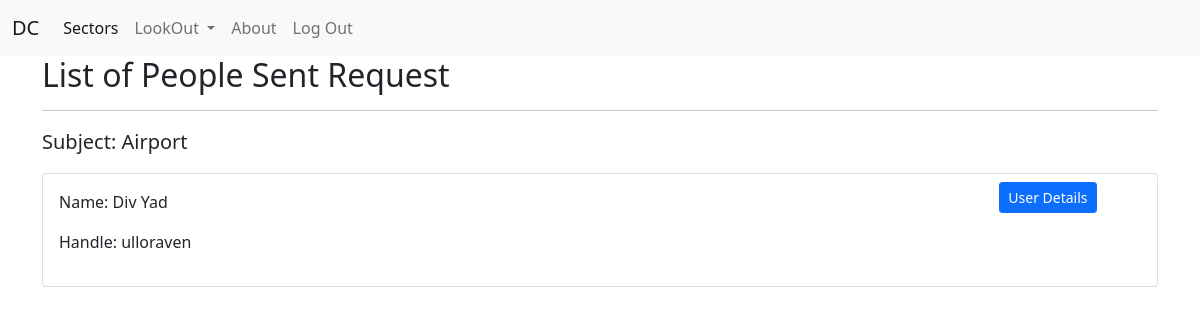
Page /list-senders/7 (signed in) on the committed database.
### connect/models.py (models this page shows, shortened)
class Request(models.Model):
    requester = models.ForeignKey(User,on_delete=models.CASCADE,blank=True,related_name='req')
    sector = models.ForeignKey(SectorField,on_delete=models.CASCADE,related_name='reqsec')
    genre = models.CharField(max_length=56,null=True,blank=True)
    subject = models.CharField(max_length=128)
    content = models.TextField()
    match_with_same_gender = models.BooleanField(default=False)
    deadline = models.DateTimeField()
    is_first_year_req = models.BooleanField(default=False)
    created_at = models.DateTimeField(auto_now_add=True)
    deleted = models.BooleanField(default=False)
    pending = models.BooleanField(default=True)
    class Meta:
        ordering = ['-created_at']

### profiles/models.py (models this page shows, shortened)
class User(AbstractUser):
    pass

### connect/views.py (the view)
# urls.py: path('list-senders/<int:id>',views.list_senders_in_request_view,name='list-senders'),
@login_required
def list_senders_in_request_view(request,id):
    req_obj = get_object_or_404(Request,pk=id)
    deadline = req_obj.deadline
    if req_obj.deleted:
        raise PermissionDenied()
    if (request.user.info.year != 1):
        if (req_obj.is_first_year_req):
            raise PermissionDenied()
    if (request.user != req_obj.requester):
        raise PermissionDenied()
    if (request.user.info.year == 1):
        if not (req_obj.is_first_year_req):
            raise PermissionDenied()
    if(req_obj.match_with_same_gender):
        if(request.user.info.gender != req_obj.requester.info.gender):
            raise PermissionDenied()
    live = datetime.datetime.now(pytz.timezone('Asia/Kolkata'))
    if not ((live.date()==deadline.date() and live.time()<deadline.time()) or(live.date()<deadline.date())):
        messages.error(request,'Deadline Exceeded!')
        req_obj.deleted = True
        req_obj.save()
        return redirect('connect:detail-request',id=req_obj.id)
    initial_req_obj,created = InitialMatchingRequest.objects.get_or_create(request=req_obj)
    req_users = initial_req_obj.req_users.all()
    final_req_obj,created1 = FinalMatchingRequest.objects.get_or_create(request=req_obj)
    final_req_users = final_req_obj.final_req_users.all()
    accepted_back = {}
    for i in req_users:
        if(i in final_req_users):
            accepted_back[i] = 1
        else:
            accepted_back[i] = 0
    context = {
        'req_obj':req_obj,
        'req_users':req_users,
        'accepted_back':accepted_back
    }
    return render(request,'connect/requesting-list.html',context=context)

### connect/templatetags/custom_filters.py (called while the page is built)
@register.filter
def get_item(dictionary, key):
    return dictionary.get(key)

### connect/templates/connect/requesting-list.html
{% extends 'base.html' %}
{% load custom_filters %}
{% block content %}
<h2>List of People Sent Request</h2>
<hr>
<p class="lead">Subject: {{req_obj.subject}}</p>
    {% for user in req_users %}
        <div class="card">
            <div class="row">
                <div class="col-lg-10 col-sm-12">
                    <div class="card-body">
                        <p>Name: {{user.first_name}} {{user.last_name}}</p>
                        <p>Handle: {{user.username}}</p>
                    </div>
                </div>
                {% if accepted_back|get_item:user %}
                    <div class="col-lg-2 col-sm-12">
                        <a class="btn btn-primary btn-sm ms-2 my-2" href="">User Details</a>
                    </div>
                {% else %}
                    <div class="col-lg-2 col-sm-12">
                        <a class="btn btn-success btn-sm ms-2 my-2" href="{% url 'connect:final-addremove' req_obj.id user.username %}">Accept Back :)</a>
                        <a class="btn btn-danger btn-sm ms-2 my-2" href="">Deny :(</a>
                    </div>
                {% endif %}
            </div>
        </div>
    {% empty %}
        <p>No Request From Any User :(</p>
    {% endfor %}
{% endblock %}

### rows in the picture
Request: subject "Airport"
User: first_name "Div", last_name "Yad", username "ulloraven", shows "User Details"
